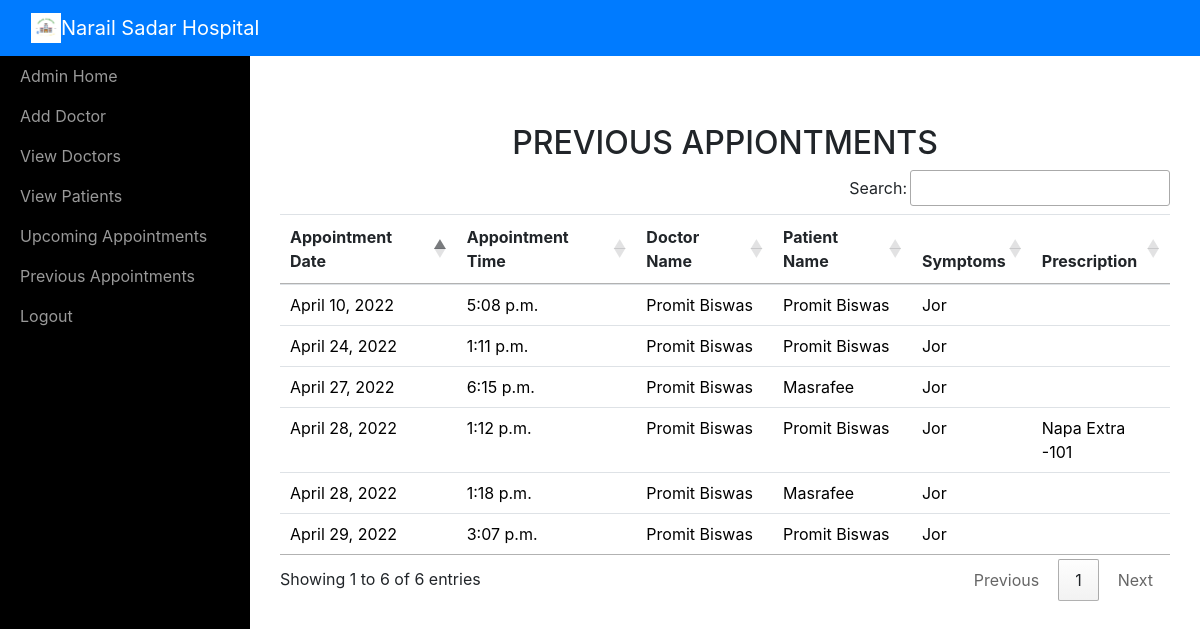
The page /adminviewprevious/ (signed in) on the database its author committed.
### sitehandler/models.py (models this page shows, shortened)
class Appointment(models.Model):
	doctorname = models.CharField(max_length=50)
	doctoremail = models.EmailField(max_length=50)
	patientname = models.CharField(max_length=50)
	patientemail = models.EmailField(max_length=50)
	appointmentdate = models.DateField(max_length=10)
	appointmenttime = models.TimeField(max_length=10)
	symptoms = models.CharField(max_length=100)
	status = models.BooleanField()
	prescription = models.CharField(max_length=200)

### sitehandler/views.py (the view)
# urls.py: path('adminviewprevious/',adminviewprevious,name='adminviewprevious'),
def adminviewprevious(request):
	if not request.user.is_staff:
		return redirect('login_admin')
	previous_appointments = Appointment.objects.filter(appointmentdate__lt=timezone.now()).order_by('-appointmentdate') | Appointment.objects.filter(status=False).order_by('-appointmentdate')
	d = {"previous_appointments" : previous_appointments }
	return render(request,'adminviewprevious.html',d)

### sitehandler/templates/adminviewprevious.html (shortened to what this page needs)
<!DOCTYPE html>
<html>
<head>
    {% include 'include.html' %}
    {% load static %}
    <link rel="stylesheet" type="text/css" href="https://cdn.datatables.net/1.10.21/css/jquery.dataTables.min.css">
    <link rel="stylesheet" type="text/css" href="https://cdn.datatables.net/buttons/1.6.2/css/buttons.dataTables.min.css">
</head>
<body >
    {% include 'adminnav.html' %}
    <div id="wrapper">
        {% include 'admin_include.html' %}
        <div class="page-content-wrapper">
            <div class="container-fluid"><a class="btn btn-link" role="button" id="menu-toggle" href="#menu-toggle" style="color: white;"><i class="fa fa-bars"></i></a>
                <h2 class="text-center">PREVIOUS APPIONTMENTS</h2>
                <section id="team" class="pb-5">
                    <div class="container">
                        <table class="table" id="example">
                            <thead>
                                <tr>
                                    <th>Appointment Date</th>
                                    <th>Appointment Time</th>
                                    <th>Doctor Name</th>
                                    <th>Patient Name</th>
                                    <th>Symptoms</th>
                                    <th>Prescription</th>
                                </tr>
                            </thead>
                            <tbody>
                                {% for j in previous_appointments %}
                                <tr style="color: black;">
                                    <td>{{j.appointmentdate}}</td>
                                    <td>{{j.appointmenttime}}</td>
                                    <td>{{j.doctorname}}</td>
                                    <td>{{j.patientname}}</td>
                                    <td>{{j.symptoms}}</td>
                                    <td>{{j.prescription}}</td>
                                </tr>
                                {% endfor %}
                            </tbody>
                        </table>
                    </div>
                </section>
            </div>
        </div>
    </div>
</body>
</html>

### sitehandler/static/css/Sidebar-Menu-1.css (style rules this page uses)
body { overflow-x: hidden; }
#wrapper { padding-left: 0; -webkit-transition: all 0.5s ease; -moz-transition: all 0.5s ease; -o-transition: all 0.5s ease; transition: all 0.5s ease; }
@media (min-width:768px) { #wrapper { padding-left: 250px; } }

### sitehandler/static/css/Sidebar-Menu.css (style rules this page uses)
#wrapper { padding-left: 0; -webkit-transition: all 0.5s ease; -moz-transition: all 0.5s ease; -o-transition: all 0.5s ease; transition: all 0.5s ease; }
@media (min-width:768px) { #wrapper { padding-left: 250px; } }

### sitehandler/static/css/styles.css (style rules this page uses)
.text-center { margin-top: 30px; }

### rows shown on the page
Appointment: appointmentdate "April 29, 2022", appointmenttime "3:07 p.m.", doctorname "Promit Biswas", patientname "Promit Biswas", symptoms "Jor"
Appointment: appointmentdate "April 28, 2022", appointmenttime "1:12 p.m.", doctorname "Promit Biswas", patientname "Promit Biswas", symptoms "Jor", prescription "Napa Extra -101"
Appointment: appointmentdate "April 28, 2022", appointmenttime "1:18 p.m.", doctorname "Promit Biswas", patientname "Masrafee", symptoms "Jor"
Appointment: appointmentdate "April 27, 2022", appointmenttime "6:15 p.m.", doctorname "Promit Biswas", patientname "Masrafee", symptoms "Jor"
Appointment: appointmentdate "April 24, 2022", appointmenttime "1:11 p.m.", doctorname "Promit Biswas", patientname "Promit Biswas", symptoms "Jor"
Appointment: appointmentdate "April 10, 2022", appointmenttime "5:08 p.m.", doctorname "Promit Biswas", patientname "Promit Biswas", symptoms "Jor"
